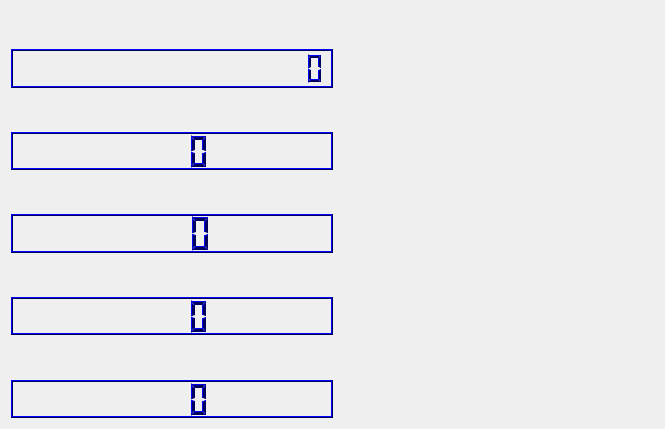
<?xml version="1.0" encoding="UTF-8"?>
<ui version="4.0">
 <class>Dialog</class>
 <widget class="QDialog" name="Dialog">
  <property name="geometry">
   <rect>
    <x>0</x>
    <y>0</y>
    <width>665</width>
    <height>429</height>
   </rect>
  </property>
  <property name="windowTitle">
   <string>Dialog</string>
  </property>
  <layout class="QGridLayout" name="gridLayout">
   <item row="0" column="0">
    <layout class="QVBoxLayout" name="verticalLayout">
     <item>
      <spacer name="verticalSpacer_2">
       <property name="orientation">
        <enum>Qt::Vertical</enum>
       </property>
       <property name="sizeHint" stdset="0">
        <size>
         <width>20</width>
         <height>38</height>
        </size>
       </property>
      </spacer>
     </item>
     <item>
      <layout class="QHBoxLayout" name="horizontalLayout_5">
       <item>
        <widget class="QLCDNumber" name="lcdNumber_rfid">
         <property name="sizePolicy">
          <sizepolicy hsizetype="Expanding" vsizetype="Expanding">
           <horstretch>0</horstretch>
           <verstretch>0</verstretch>
          </sizepolicy>
         </property>
         <property name="palette">
          <palette>
           <active>
            <colorrole role="WindowText">
             <brush brushstyle="SolidPattern">
              <color alpha="255">
               <red>0</red>
               <green>0</green>
               <blue>94</blue>
              </color>
             </brush>
            </colorrole>
            <colorrole role="Light">
             <brush brushstyle="SolidPattern">
              <color alpha="255">
               <red>0</red>
               <green>0</green>
               <blue>255</blue>
              </color>
             </brush>
            </colorrole>
            <colorrole role="Dark">
             <brush brushstyle="SolidPattern">
              <color alpha="255">
               <red>0</red>
               <green>0</green>
               <blue>94</blue>
              </color>
             </brush>
            </colorrole>
            <colorrole role="Text">
             <brush brushstyle="SolidPattern">
              <color alpha="255">
               <red>60</red>
               <green>60</green>
               <blue>60</blue>
              </color>
             </brush>
            </colorrole>
            <colorrole role="ButtonText">
             <brush brushstyle="SolidPattern">
              <color alpha="255">
               <red>76</red>
               <green>76</green>
               <blue>76</blue>
              </color>
             </brush>
            </colorrole>
           </active>
           <inactive>
            <colorrole role="WindowText">
             <brush brushstyle="SolidPattern">
              <color alpha="255">
               <red>0</red>
               <green>0</green>
               <blue>94</blue>
              </color>
             </brush>
            </colorrole>
            <colorrole role="Light">
             <brush brushstyle="SolidPattern">
              <color alpha="255">
               <red>0</red>
               <green>0</green>
               <blue>255</blue>
              </color>
             </brush>
            </colorrole>
            <colorrole role="Dark">
             <brush brushstyle="SolidPattern">
              <color alpha="255">
               <red>0</red>
               <green>0</green>
               <blue>94</blue>
              </color>
             </brush>
            </colorrole>
            <colorrole role="Text">
             <brush brushstyle="SolidPattern">
              <color alpha="255">
               <red>60</red>
               <green>60</green>
               <blue>60</blue>
              </color>
             </brush>
            </colorrole>
            <colorrole role="ButtonText">
             <brush brushstyle="SolidPattern">
              <color alpha="255">
               <red>76</red>
               <green>76</green>
               <blue>76</blue>
              </color>
             </brush>
            </colorrole>
           </inactive>
           <disabled>
            <colorrole role="WindowText">
             <brush brushstyle="SolidPattern">
              <color alpha="255">
               <red>0</red>
               <green>0</green>
               <blue>94</blue>
              </color>
             </brush>
            </colorrole>
            <colorrole role="Light">
             <brush brushstyle="SolidPattern">
              <color alpha="255">
               <red>0</red>
               <green>0</green>
               <blue>255</blue>
              </color>
             </brush>
            </colorrole>
            <colorrole role="Dark">
             <brush brushstyle="SolidPattern">
              <color alpha="255">
               <red>0</red>
               <green>0</green>
               <blue>94</blue>
              </color>
             </brush>
            </colorrole>
            <colorrole role="Text">
             <brush brushstyle="SolidPattern">
              <color alpha="255">
               <red>0</red>
               <green>0</green>
               <blue>94</blue>
              </color>
             </brush>
            </colorrole>
            <colorrole role="ButtonText">
             <brush brushstyle="SolidPattern">
              <color alpha="255">
               <red>0</red>
               <green>0</green>
               <blue>94</blue>
              </color>
             </brush>
            </colorrole>
           </disabled>
          </palette>
         </property>
         <property name="digitCount">
          <number>20</number>
         </property>
        </widget>
       </item>
       <item>
        <spacer name="horizontalSpacer_5">
         <property name="orientation">
          <enum>Qt::Horizontal</enum>
         </property>
         <property name="sizeHint" stdset="0">
          <size>
           <width>58</width>
           <height>20</height>
          </size>
         </property>
        </spacer>
       </item>
      </layout>
     </item>
     <item>
      <spacer name="verticalSpacer">
       <property name="orientation">
        <enum>Qt::Vertical</enum>
       </property>
       <property name="sizeHint" stdset="0">
        <size>
         <width>20</width>
         <height>38</height>
        </size>
       </property>
      </spacer>
     </item>
     <item>
      <layout class="QHBoxLayout" name="horizontalLayout_2">
       <item>
        <widget class="QLCDNumber" name="lcdNumber_temp">
         <property name="sizePolicy">
          <sizepolicy hsizetype="MinimumExpanding" vsizetype="Expanding">
           <horstretch>0</horstretch>
           <verstretch>0</verstretch>
          </sizepolicy>
         </property>
         <property name="palette">
          <palette>
           <active>
            <colorrole role="WindowText">
             <brush brushstyle="SolidPattern">
              <color alpha="255">
               <red>0</red>
               <green>0</green>
               <blue>94</blue>
              </color>
             </brush>
            </colorrole>
            <colorrole role="Light">
             <brush brushstyle="SolidPattern">
              <color alpha="255">
               <red>0</red>
               <green>0</green>
               <blue>255</blue>
              </color>
             </brush>
            </colorrole>
            <colorrole role="Dark">
             <brush brushstyle="SolidPattern">
              <color alpha="255">
               <red>0</red>
               <green>0</green>
               <blue>94</blue>
              </color>
             </brush>
            </colorrole>
            <colorrole role="Text">
             <brush brushstyle="SolidPattern">
              <color alpha="255">
               <red>60</red>
               <green>60</green>
               <blue>60</blue>
              </color>
             </brush>
            </colorrole>
            <colorrole role="ButtonText">
             <brush brushstyle="SolidPattern">
              <color alpha="255">
               <red>76</red>
               <green>76</green>
               <blue>76</blue>
              </color>
             </brush>
            </colorrole>
           </active>
           <inactive>
            <colorrole role="WindowText">
             <brush brushstyle="SolidPattern">
              <color alpha="255">
               <red>0</red>
               <green>0</green>
               <blue>94</blue>
              </color>
             </brush>
            </colorrole>
            <colorrole role="Light">
             <brush brushstyle="SolidPattern">
              <color alpha="255">
               <red>0</red>
               <green>0</green>
               <blue>255</blue>
              </color>
             </brush>
            </colorrole>
            <colorrole role="Dark">
             <brush brushstyle="SolidPattern">
              <color alpha="255">
               <red>0</red>
               <green>0</green>
               <blue>94</blue>
              </color>
             </brush>
            </colorrole>
            <colorrole role="Text">
             <brush brushstyle="SolidPattern">
              <color alpha="255">
               <red>60</red>
               <green>60</green>
               <blue>60</blue>
              </color>
             </brush>
            </colorrole>
            <colorrole role="ButtonText">
             <brush brushstyle="SolidPattern">
              <color alpha="255">
               <red>76</red>
               <green>76</green>
               <blue>76</blue>
              </color>
             </brush>
            </colorrole>
           </inactive>
           <disabled>
            <colorrole role="WindowText">
             <brush brushstyle="SolidPattern">
              <color alpha="255">
               <red>0</red>
               <green>0</green>
               <blue>94</blue>
              </color>
             </brush>
            </colorrole>
            <colorrole role="Light">
             <brush brushstyle="SolidPattern">
              <color alpha="255">
               <red>0</red>
               <green>0</green>
               <blue>255</blue>
              </color>
             </brush>
            </colorrole>
            <colorrole role="Dark">
             <brush brushstyle="SolidPattern">
              <color alpha="255">
               <red>0</red>
               <green>0</green>
               <blue>94</blue>
              </color>
             </brush>
            </colorrole>
            <colorrole role="Text">
             <brush brushstyle="SolidPattern">
              <color alpha="255">
               <red>0</red>
               <green>0</green>
               <blue>94</blue>
              </color>
             </brush>
            </colorrole>
            <colorrole role="ButtonText">
             <brush brushstyle="SolidPattern">
              <color alpha="255">
               <red>0</red>
               <green>0</green>
               <blue>94</blue>
              </color>
             </brush>
            </colorrole>
           </disabled>
          </palette>
         </property>
         <property name="digitCount">
          <number>4</number>
         </property>
        </widget>
       </item>
       <item>
        <spacer name="horizontalSpacer">
         <property name="orientation">
          <enum>Qt::Horizontal</enum>
         </property>
         <property name="sizeType">
          <enum>QSizePolicy::Expanding</enum>
         </property>
         <property name="sizeHint" stdset="0">
          <size>
           <width>208</width>
           <height>20</height>
          </size>
         </property>
        </spacer>
       </item>
      </layout>
     </item>
     <item>
      <spacer name="verticalSpacer_3">
       <property name="orientation">
        <enum>Qt::Vertical</enum>
       </property>
       <property name="sizeHint" stdset="0">
        <size>
         <width>20</width>
         <height>38</height>
        </size>
       </property>
      </spacer>
     </item>
     <item>
      <layout class="QHBoxLayout" name="horizontalLayout">
       <item>
        <widget class="QLCDNumber" name="lcdnumber_current">
         <property name="sizePolicy">
          <sizepolicy hsizetype="Expanding" vsizetype="Expanding">
           <horstretch>0</horstretch>
           <verstretch>0</verstretch>
          </sizepolicy>
         </property>
         <property name="palette">
          <palette>
           <active>
            <colorrole role="WindowText">
             <brush brushstyle="SolidPattern">
              <color alpha="255">
               <red>0</red>
               <green>0</green>
               <blue>94</blue>
              </color>
             </brush>
            </colorrole>
            <colorrole role="Light">
             <brush brushstyle="SolidPattern">
              <color alpha="255">
               <red>0</red>
               <green>0</green>
               <blue>255</blue>
              </color>
             </brush>
            </colorrole>
            <colorrole role="Dark">
             <brush brushstyle="SolidPattern">
              <color alpha="255">
               <red>0</red>
               <green>0</green>
               <blue>94</blue>
              </color>
             </brush>
            </colorrole>
            <colorrole role="Text">
             <brush brushstyle="SolidPattern">
              <color alpha="255">
               <red>60</red>
               <green>60</green>
               <blue>60</blue>
              </color>
             </brush>
            </colorrole>
            <colorrole role="ButtonText">
             <brush brushstyle="SolidPattern">
              <color alpha="255">
               <red>76</red>
               <green>76</green>
               <blue>76</blue>
              </color>
             </brush>
            </colorrole>
           </active>
           <inactive>
            <colorrole role="WindowText">
             <brush brushstyle="SolidPattern">
              <color alpha="255">
               <red>0</red>
               <green>0</green>
               <blue>94</blue>
              </color>
             </brush>
            </colorrole>
            <colorrole role="Light">
             <brush brushstyle="SolidPattern">
              <color alpha="255">
               <red>0</red>
               <green>0</green>
               <blue>255</blue>
              </color>
             </brush>
            </colorrole>
            <colorrole role="Dark">
             <brush brushstyle="SolidPattern">
              <color alpha="255">
               <red>0</red>
               <green>0</green>
               <blue>94</blue>
              </color>
             </brush>
            </colorrole>
            <colorrole role="Text">
             <brush brushstyle="SolidPattern">
              <color alpha="255">
               <red>60</red>
               <green>60</green>
               <blue>60</blue>
              </color>
             </brush>
            </colorrole>
            <colorrole role="ButtonText">
             <brush brushstyle="SolidPattern">
              <color alpha="255">
               <red>76</red>
               <green>76</green>
               <blue>76</blue>
              </color>
             </brush>
            </colorrole>
           </inactive>
           <disabled>
            <colorrole role="WindowText">
             <brush brushstyle="SolidPattern">
              <color alpha="255">
               <red>0</red>
               <green>0</green>
               <blue>94</blue>
              </color>
             </brush>
            </colorrole>
            <colorrole role="Light">
             <brush brushstyle="SolidPattern">
              <color alpha="255">
               <red>0</red>
               <green>0</green>
               <blue>255</blue>
              </color>
             </brush>
            </colorrole>
            <colorrole role="Dark">
             <brush brushstyle="SolidPattern">
              <color alpha="255">
               <red>0</red>
               <green>0</green>
               <blue>94</blue>
              </color>
             </brush>
            </colorrole>
            <colorrole role="Text">
             <brush brushstyle="SolidPattern">
              <color alpha="255">
               <red>0</red>
               <green>0</green>
               <blue>94</blue>
              </color>
             </brush>
            </colorrole>
            <colorrole role="ButtonText">
             <brush brushstyle="SolidPattern">
              <color alpha="255">
               <red>0</red>
               <green>0</green>
               <blue>94</blue>
              </color>
             </brush>
            </colorrole>
           </disabled>
          </palette>
         </property>
         <property name="digitCount">
          <number>4</number>
         </property>
        </widget>
       </item>
       <item>
        <spacer name="horizontalSpacer_2">
         <property name="orientation">
          <enum>Qt::Horizontal</enum>
         </property>
         <property name="sizeHint" stdset="0">
          <size>
           <width>208</width>
           <height>20</height>
          </size>
         </property>
        </spacer>
       </item>
      </layout>
     </item>
     <item>
      <spacer name="verticalSpacer_4">
       <property name="orientation">
        <enum>Qt::Vertical</enum>
       </property>
       <property name="sizeHint" stdset="0">
        <size>
         <width>20</width>
         <height>28</height>
        </size>
       </property>
      </spacer>
     </item>
     <item>
      <layout class="QHBoxLayout" name="horizontalLayout_3">
       <item>
        <widget class="QLCDNumber" name="lcdnumber_voltage">
         <property name="sizePolicy">
          <sizepolicy hsizetype="Expanding" vsizetype="Expanding">
           <horstretch>0</horstretch>
           <verstretch>0</verstretch>
          </sizepolicy>
         </property>
         <property name="palette">
          <palette>
           <active>
            <colorrole role="WindowText">
             <brush brushstyle="SolidPattern">
              <color alpha="255">
               <red>0</red>
               <green>0</green>
               <blue>94</blue>
              </color>
             </brush>
            </colorrole>
            <colorrole role="Light">
             <brush brushstyle="SolidPattern">
              <color alpha="255">
               <red>0</red>
               <green>0</green>
               <blue>255</blue>
              </color>
             </brush>
            </colorrole>
            <colorrole role="Dark">
             <brush brushstyle="SolidPattern">
              <color alpha="255">
               <red>0</red>
               <green>0</green>
               <blue>94</blue>
              </color>
             </brush>
            </colorrole>
            <colorrole role="Text">
             <brush brushstyle="SolidPattern">
              <color alpha="255">
               <red>60</red>
               <green>60</green>
               <blue>60</blue>
              </color>
             </brush>
            </colorrole>
            <colorrole role="ButtonText">
             <brush brushstyle="SolidPattern">
              <color alpha="255">
               <red>76</red>
               <green>76</green>
               <blue>76</blue>
              </color>
             </brush>
            </colorrole>
           </active>
           <inactive>
            <colorrole role="WindowText">
             <brush brushstyle="SolidPattern">
              <color alpha="255">
               <red>0</red>
               <green>0</green>
               <blue>94</blue>
              </color>
             </brush>
            </colorrole>
            <colorrole role="Light">
             <brush brushstyle="SolidPattern">
              <color alpha="255">
               <red>0</red>
               <green>0</green>
               <blue>255</blue>
              </color>
             </brush>
            </colorrole>
            <colorrole role="Dark">
             <brush brushstyle="SolidPattern">
              <color alpha="255">
               <red>0</red>
               <green>0</green>
               <blue>94</blue>
              </color>
             </brush>
            </colorrole>
            <colorrole role="Text">
             <brush brushstyle="SolidPattern">
              <color alpha="255">
               <red>60</red>
               <green>60</green>
               <blue>60</blue>
              </color>
             </brush>
            </colorrole>
            <colorrole role="ButtonText">
             <brush brushstyle="SolidPattern">
              <color alpha="255">
               <red>76</red>
               <green>76</green>
               <blue>76</blue>
              </color>
             </brush>
            </colorrole>
           </inactive>
           <disabled>
            <colorrole role="WindowText">
             <brush brushstyle="SolidPattern">
              <color alpha="255">
               <red>0</red>
               <green>0</green>
               <blue>94</blue>
              </color>
             </brush>
            </colorrole>
            <colorrole role="Light">
             <brush brushstyle="SolidPattern">
              <color alpha="255">
               <red>0</red>
               <green>0</green>
               <blue>255</blue>
              </color>
             </brush>
            </colorrole>
            <colorrole role="Dark">
             <brush brushstyle="SolidPattern">
              <color alpha="255">
               <red>0</red>
               <green>0</green>
               <blue>94</blue>
              </color>
             </brush>
            </colorrole>
            <colorrole role="Text">
             <brush brushstyle="SolidPattern">
              <color alpha="255">
               <red>0</red>
               <green>0</green>
               <blue>94</blue>
              </color>
             </brush>
            </colorrole>
            <colorrole role="ButtonText">
             <brush brushstyle="SolidPattern">
              <color alpha="255">
               <red>0</red>
               <green>0</green>
               <blue>94</blue>
              </color>
             </brush>
            </colorrole>
           </disabled>
          </palette>
         </property>
         <property name="digitCount">
          <number>4</number>
         </property>
        </widget>
       </item>
       <item>
        <spacer name="horizontalSpacer_3">
         <property name="orientation">
          <enum>Qt::Horizontal</enum>
         </property>
         <property name="sizeHint" stdset="0">
          <size>
           <width>208</width>
           <height>20</height>
          </size>
         </property>
        </spacer>
       </item>
      </layout>
     </item>
     <item>
      <spacer name="verticalSpacer_5">
       <property name="orientation">
        <enum>Qt::Vertical</enum>
       </property>
       <property name="sizeHint" stdset="0">
        <size>
         <width>20</width>
         <height>38</height>
        </size>
       </property>
      </spacer>
     </item>
     <item>
      <layout class="QHBoxLayout" name="horizontalLayout_4">
       <item>
        <widget class="QLCDNumber" name="lcdnumber_powermeter">
         <property name="sizePolicy">
          <sizepolicy hsizetype="Expanding" vsizetype="Expanding">
           <horstretch>0</horstretch>
           <verstretch>0</verstretch>
          </sizepolicy>
         </property>
         <property name="palette">
          <palette>
           <active>
            <colorrole role="WindowText">
             <brush brushstyle="SolidPattern">
              <color alpha="255">
               <red>0</red>
               <green>0</green>
               <blue>94</blue>
              </color>
             </brush>
            </colorrole>
            <colorrole role="Light">
             <brush brushstyle="SolidPattern">
              <color alpha="255">
               <red>0</red>
               <green>0</green>
               <blue>255</blue>
              </color>
             </brush>
            </colorrole>
            <colorrole role="Dark">
             <brush brushstyle="SolidPattern">
              <color alpha="255">
               <red>0</red>
               <green>0</green>
               <blue>94</blue>
              </color>
             </brush>
            </colorrole>
            <colorrole role="Text">
             <brush brushstyle="SolidPattern">
              <color alpha="255">
               <red>60</red>
               <green>60</green>
               <blue>60</blue>
              </color>
             </brush>
            </colorrole>
            <colorrole role="ButtonText">
             <brush brushstyle="SolidPattern">
              <color alpha="255">
               <red>76</red>
               <green>76</green>
               <blue>76</blue>
              </color>
             </brush>
            </colorrole>
           </active>
           <inactive>
            <colorrole role="WindowText">
             <brush brushstyle="SolidPattern">
              <color alpha="255">
               <red>0</red>
               <green>0</green>
               <blue>94</blue>
              </color>
             </brush>
            </colorrole>
            <colorrole role="Light">
             <brush brushstyle="SolidPattern">
              <color alpha="255">
               <red>0</red>
               <green>0</green>
               <blue>255</blue>
              </color>
             </brush>
            </colorrole>
            <colorrole role="Dark">
             <brush brushstyle="SolidPattern">
              <color alpha="255">
               <red>0</red>
               <green>0</green>
               <blue>94</blue>
              </color>
             </brush>
            </colorrole>
            <colorrole role="Text">
             <brush brushstyle="SolidPattern">
              <color alpha="255">
               <red>60</red>
               <green>60</green>
               <blue>60</blue>
              </color>
             </brush>
            </colorrole>
            <colorrole role="ButtonText">
             <brush brushstyle="SolidPattern">
              <color alpha="255">
               <red>76</red>
               <green>76</green>
               <blue>76</blue>
              </color>
             </brush>
            </colorrole>
           </inactive>
           <disabled>
            <colorrole role="WindowText">
             <brush brushstyle="SolidPattern">
              <color alpha="255">
               <red>0</red>
               <green>0</green>
               <blue>94</blue>
              </color>
             </brush>
            </colorrole>
            <colorrole role="Light">
             <brush brushstyle="SolidPattern">
              <color alpha="255">
               <red>0</red>
               <green>0</green>
               <blue>255</blue>
              </color>
             </brush>
            </colorrole>
            <colorrole role="Dark">
             <brush brushstyle="SolidPattern">
              <color alpha="255">
               <red>0</red>
               <green>0</green>
               <blue>94</blue>
              </color>
             </brush>
            </colorrole>
            <colorrole role="Text">
             <brush brushstyle="SolidPattern">
              <color alpha="255">
               <red>0</red>
               <green>0</green>
               <blue>94</blue>
              </color>
             </brush>
            </colorrole>
            <colorrole role="ButtonText">
             <brush brushstyle="SolidPattern">
              <color alpha="255">
               <red>0</red>
               <green>0</green>
               <blue>94</blue>
              </color>
             </brush>
            </colorrole>
           </disabled>
          </palette>
         </property>
         <property name="digitCount">
          <number>4</number>
         </property>
        </widget>
       </item>
       <item>
        <spacer name="horizontalSpacer_4">
         <property name="orientation">
          <enum>Qt::Horizontal</enum>
         </property>
         <property name="sizeHint" stdset="0">
          <size>
           <width>208</width>
           <height>20</height>
          </size>
         </property>
        </spacer>
       </item>
      </layout>
     </item>
    </layout>
   </item>
  </layout>
 </widget>
 <layoutdefault spacing="6" margin="11"/>
 <resources/>
 <connections/>
</ui>
